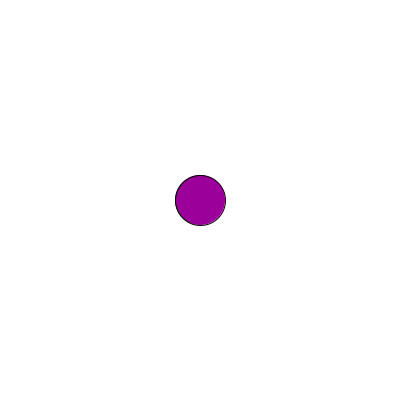
Frame 1 (no input)
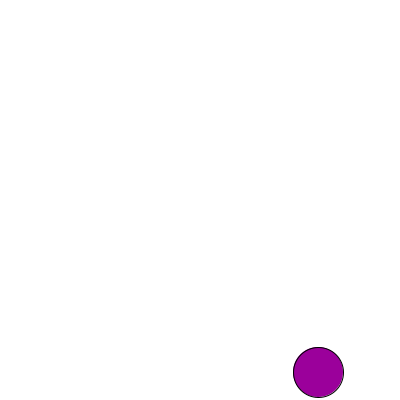
Frame 60 (the mouse pressed at the canvas centre just before this capture)
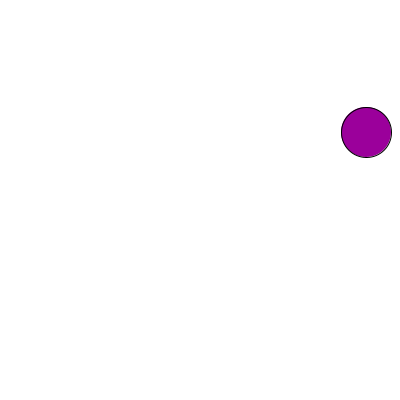
Frame 120 (the mouse held since frame 60 and released just before this capture)

The Processing sketch that drew these frames (run headless with seeded random() and noise(); from frame 60 on, the mouse is pressed at the canvas centre):

// Processing sketch: modularityVid7_2
// ── modularityVid7_2.pde
float x = 200;
float y = 200;
//boolean moveRight = true;

float Xspeed = 2;
float Yspeed = 4;

void setup () {
 size(400,400);
}

void draw(){
 background(255);
 displayBall();
 moveBall();
 checkEdges();
}

void displayBall() {
 //functions that show us the circle - moved from draw
 fill(155,0,155);
 ellipse(x,y,50,50);
 
}

void moveBall() {
//functions that control ball movement
 x = x + Xspeed;
 y = y + Yspeed;
}

void  checkEdges(){
 //functions that control if ball hit edges
 if ((x > width ) || (x < 0 )) {
  Xspeed = Xspeed * -1;
 }
 
 if ((y > height) || ( y < 0 )) {
  Yspeed = Yspeed * -1;
 }
}
